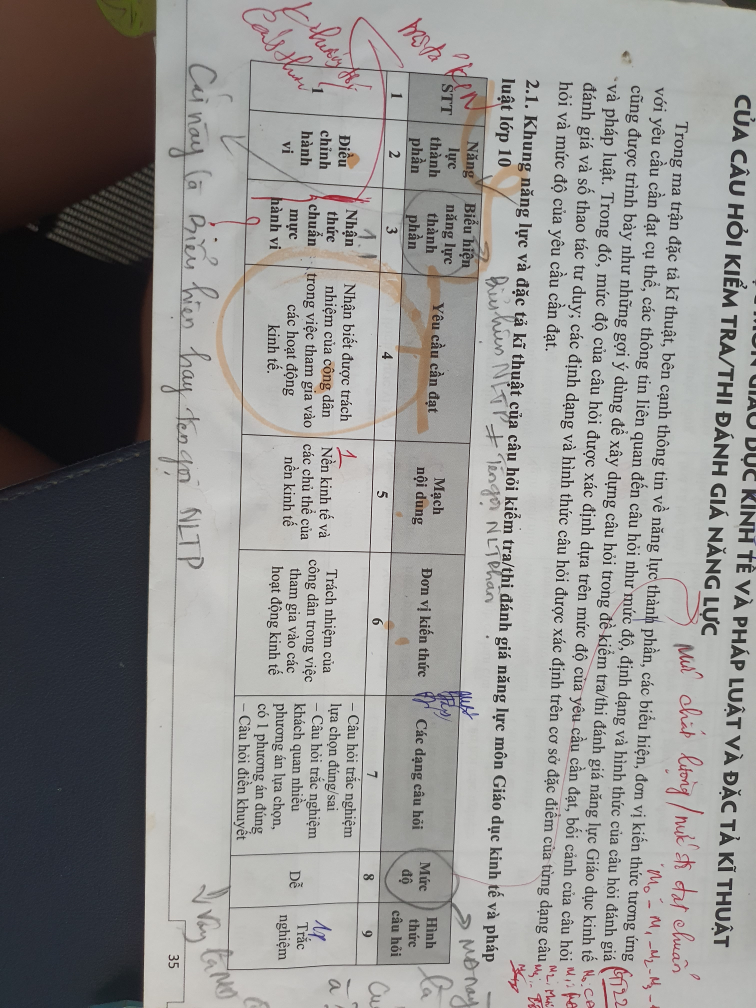
#> input picture 1.jpg, 3024 x 4032 px (shown at 1/4 size); its folder holds only this picture in this run
$ python extract_tables.py
#> lines starting #> are read from the running program, lines starting #| are printed output that depends on the picture; after the words box and inside, x2 and y2 are one past the last pixel; in counts of white or black regions, pixels touching at a corner belong together
#!/usr/bin/env python3
"""
Extract PRINTED table data from 53 images of Vietnamese education documents.
Filters out handwritten annotations (pen marks in red/blue/black ink).
Images are organized by class: Lớp 10 (1-16), Lớp 11 (17-35), Lớp 12 (36-53)
Table structure: 9 columns
"""

import pytesseract
from PIL import Image, ImageEnhance, ImageFilter
import pandas as pd
import numpy as np
from openpyxl import Workbook
from openpyxl.styles import Font, Alignment, Border, Side, PatternFill
from openpyxl.utils import get_column_letter
import cv2
import os
import re

IMG_DIR = os.path.dirname(os.path.abspath(__file__))

# Class boundaries (determined from OCR scan)
CLASS_RANGES = {
    "Lớp 10": (1, 16),
    "Lớp 11": (17, 35),
    "Lớp 12": (36, 53),
}

# Table column headers
HEADERS = [
    "STT",
    "Năng lực thành phần",
    "Biểu hiện năng lực thành phần",
    "Yêu cầu cần đạt",
    "Mạch nội dung",
    "Đơn vị kiến thức",
    "Các dạng câu hỏi",
    "Mức độ",
    "Hình thức câu hỏi",
]

# OCR confidence threshold: higher = stricter filtering of handwritten text
# Printed text typically scores 60+, handwritten scores below 40
CONFIDENCE_THRESHOLD = 40

# Maximum text truncation for Excel cells
MAX_CELL_TEXT = 5000
MAX_RAW_TEXT = 32000


def remove_colored_ink(image_path):
    """Remove colored (red/blue) pen marks while preserving printed black text."""
    img = cv2.imread(image_path)
    if img is None:
        return None
    hsv = cv2.cvtColor(img, cv2.COLOR_BGR2HSV)

    # Red ink in HSV space (two ranges since red wraps around 0/180)
    mask_red1 = cv2.inRange(hsv, np.array([0, 70, 70]), np.array([15, 255, 255]))
    mask_red2 = cv2.inRange(hsv, np.array([165, 70, 70]), np.array([180, 255, 255]))
    # Blue ink
    mask_blue = cv2.inRange(hsv, np.array([95, 70, 70]), np.array([140, 255, 255]))

    mask_ink = mask_red1 | mask_red2 | mask_blue

    # Dilate to cover ink edges/bleed
    kernel = cv2.getStructuringElement(cv2.MORPH_ELLIPSE, (5, 5))
    mask_ink = cv2.dilate(mask_ink, kernel, iterations=1)

    # Replace colored ink with white
    cleaned = img.copy()
    cleaned[mask_ink > 0] = [255, 255, 255]
    return cleaned


def preprocess_for_ocr(cv_img, contrast=1.5):
    """Convert OpenCV image to enhanced PIL image for OCR."""
    rgb = cv2.cvtColor(cv_img, cv2.COLOR_BGR2RGB)
    pil_img = Image.fromarray(rgb)
    gray = pil_img.convert('L')
    enhancer = ImageEnhance.Contrast(gray)
    enhanced = enhancer.enhance(contrast)
    enhanced = enhanced.filter(ImageFilter.SHARPEN)
    return enhanced


# [66 lines left out: functions is_garbage, clean_text, get_word_data, not called in this run]


def get_raw_printed_text(cv_img):
    """Get raw OCR text from cleaned image, picking the best result."""
    best = ""
    best_word_count = 0

    # Try PSM 3 (auto) and PSM 4 (column) — PSM 6 gives too much noise on photos
    for psm in [3, 4]:
        for contrast in [1.5, 1.2, 1.0]:
            enhanced = preprocess_for_ocr(cv_img, contrast=contrast)
            text = pytesseract.image_to_string(
                enhanced, lang='vie', config=f'--psm {psm}'
            )
            # Count real words (3+ chars, mostly alphabetical)
            words = [
                w for w in text.split()
                if len(w) >= 3 and sum(c.isalpha() for c in w) / len(w) > 0.5
            ]
            if len(words) > best_word_count:
                best = text
                best_word_count = len(words)

    # Clean line by line
    lines = best.split('\n')
    cleaned_lines = []
    for line in lines:
        line = clean_text(line)
        if line and not is_garbage(line):
            cleaned_lines.append(line)
    return '\n'.join(cleaned_lines)


# [81 lines left out: functions detect_column_boundaries, assign_to_columns, group_into_rows, merge_row_cells, not called in this run]


def extract_table(image_path):
    """
    Main extraction: clean image, detect table, OCR cells.
    Returns (table_rows, raw_text).
    """
    # Step 1: Remove colored ink (handwriting)
    cv_img = remove_colored_ink(image_path)
    if cv_img is None:
        return [], ""

    h, w = cv_img.shape[:2]

    # Step 2: Get raw text for reference
    raw_text = get_raw_printed_text(cv_img)

    # Step 3: Get word-level OCR data
    tsv = get_word_data(cv_img, w, h)
    if len(tsv) == 0:
        return [], raw_text

    tsv['text'] = tsv['text'].astype(str)

    # Step 4: Detect column boundaries
    col_bounds = detect_column_boundaries(cv_img)

    if col_bounds is not None and len(col_bounds) >= 8:
        tsv = assign_to_columns(tsv, col_bounds, w)
    else:
        # Fallback: approximate column positions for the 9-column table
        fracs = [0.0, 0.04, 0.10, 0.17, 0.38, 0.49, 0.62, 0.80, 0.88, 1.0]
        col_bounds = [int(f * w) for f in fracs]
        tsv = assign_to_columns(tsv, col_bounds, w)

    if tsv is None:
        return [], raw_text

    # Step 5: Group into rows and merge
    rows = group_into_rows(tsv)
    num_cols = max(tsv['col_idx'].max() + 1, 9)

    table_rows = []
    for row_indices in rows:
        cells = merge_row_cells(tsv, row_indices, num_cols)
        row_list = [cells.get(i, '') for i in range(num_cols)]
        # Keep row only if it has meaningful content
        meaningful = [r for r in row_list if r and len(r) > 1]
        if meaningful:
            table_rows.append(row_list)

    return table_rows, raw_text


def process_all_images():
    """Process all 53 images, organized by class."""
    all_data = {}

    for class_name, (start, end) in CLASS_RANGES.items():
        print(f"\n{'='*60}")
        print(f"Processing {class_name} (images {start}-{end})")
        print(f"{'='*60}")

        class_data = []
        for i in range(start, end + 1):
            path = os.path.join(IMG_DIR, f"{i}.jpg")
            if not os.path.exists(path):
                print(f"  ⚠ {i}.jpg not found, skipping")
                continue

            print(f"  Processing {i}.jpg ...", end=" ", flush=True)
            try:
                table_rows, raw_text = extract_table(path)
#> in remove_colored_ink, img is the input picture: shape (4032, 3024, 3); mean B, G, R 142.7, 144.2, 145.3
#> in remove_colored_ink, `hsv = cv2.cvtColor(img, cv2.COLOR_BGR2HSV)`: hsv: shape (4032, 3024, 3); mean H, S, V 54.5, 20.7, 147.6
#> in remove_colored_ink, `mask_red1 = cv2.inRange(hsv, np.array([0, 70, 70]), np.array([15, 255,..`:
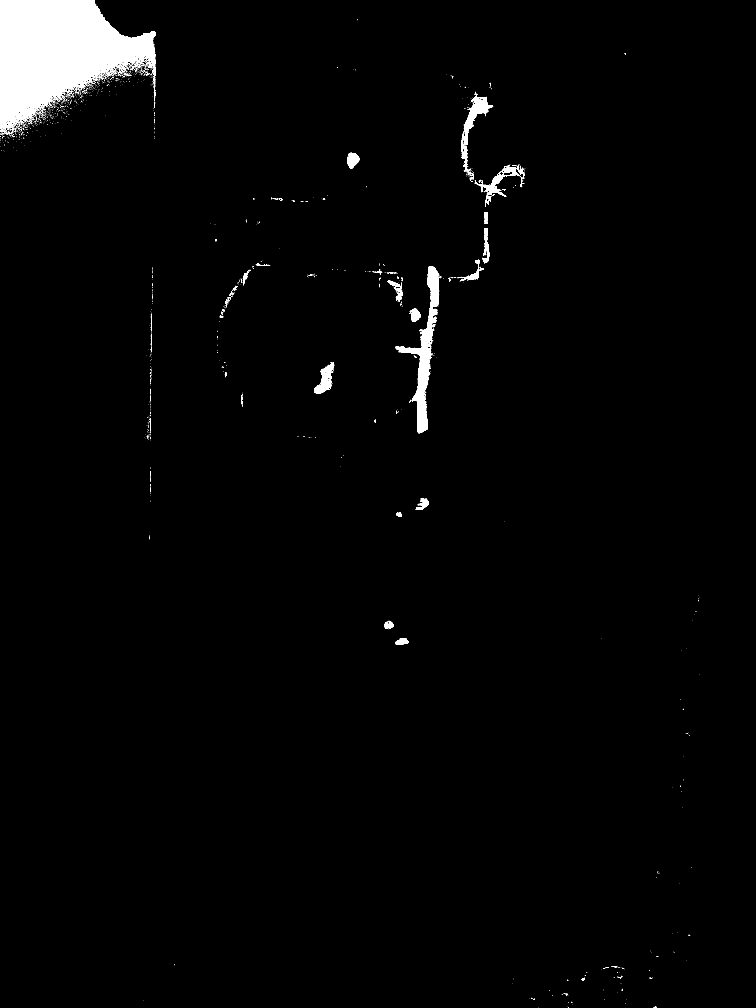
#> mask_red1: shape (4032, 3024) (shown at 1/4 size); 2% white; 2156 white regions (2031 under 20 px), largest, box (x1, y1, x2, y2) and area: (0, 0, 623, 523) 182595, (1596, 1102, 1766, 1733) 23964, (1845, 375, 1973, 700) 8412
#> in remove_colored_ink, `mask_red2 = cv2.inRange(hsv, np.array([165, 70, 70]), np.array([180, 2..`:
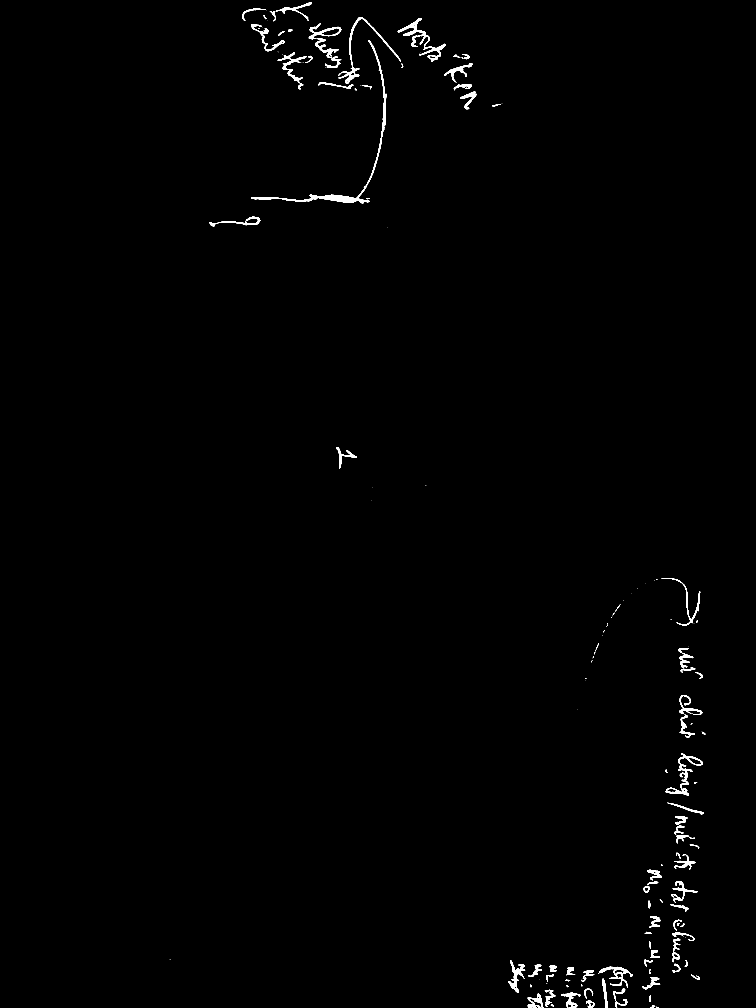
#> mask_red2: shape (4032, 3024) (shown at 1/4 size); 0.64% white; 172 white regions (71 under 20 px), largest, box (x1, y1, x2, y2) and area: (1087, 160, 1545, 813) 8778, (1354, 68, 1604, 335) 4018, (2662, 3013, 2812, 3182) 3573
#> in remove_colored_ink, `mask_blue = cv2.inRange(hsv, np.array([95, 70, 70]), np.array([140, 25..`:
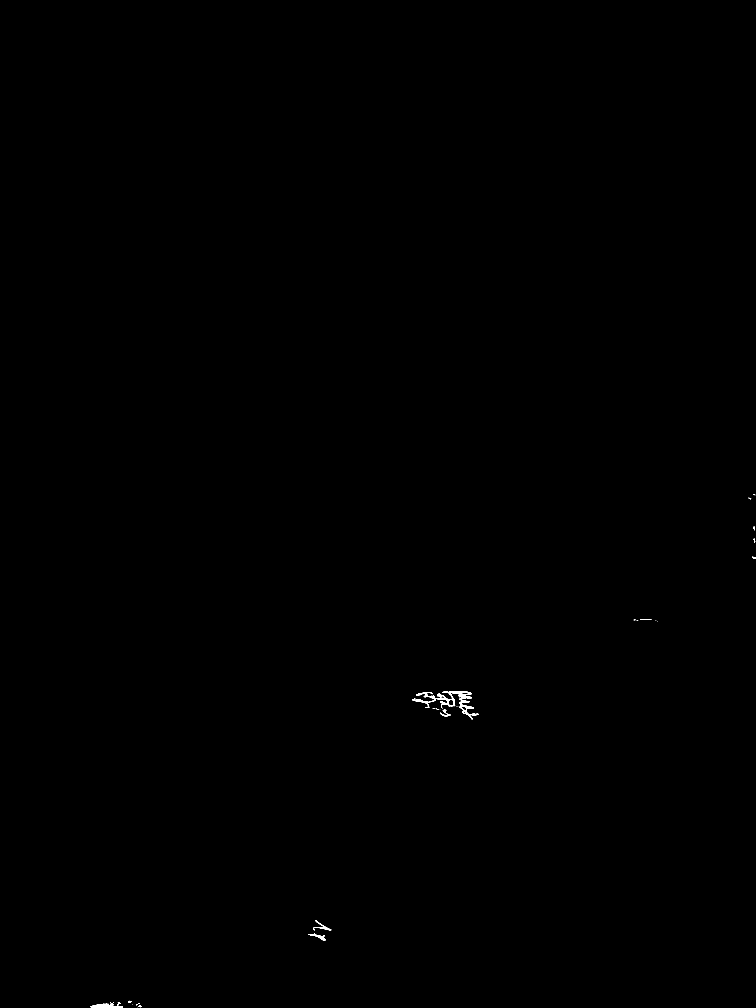
#> mask_blue: shape (4032, 3024) (shown at 1/4 size); 0.07% white; 66 white regions (48 under 20 px), largest, box (x1, y1, x2, y2) and area: (1746, 2765, 1915, 2878) 3554, (1649, 2768, 1745, 2832) 1320, (364, 4014, 492, 4032) 1292
#> in remove_colored_ink, `mask_ink = mask_red1 | mask_red2 | mask_blue`: mask_ink: shape (4032, 3024); 2.7% white; 2226 white regions (2003 under 20 px), largest, box (x1, y1, x2, y2) and area: (0, 0, 623, 523) 182595, (1596, 1102, 1766, 1733) 23964, (1840, 365, 2004, 700) 9987
#> in remove_colored_ink, `mask_ink = cv2.dilate(mask_ink, kernel, iterations=1)`:
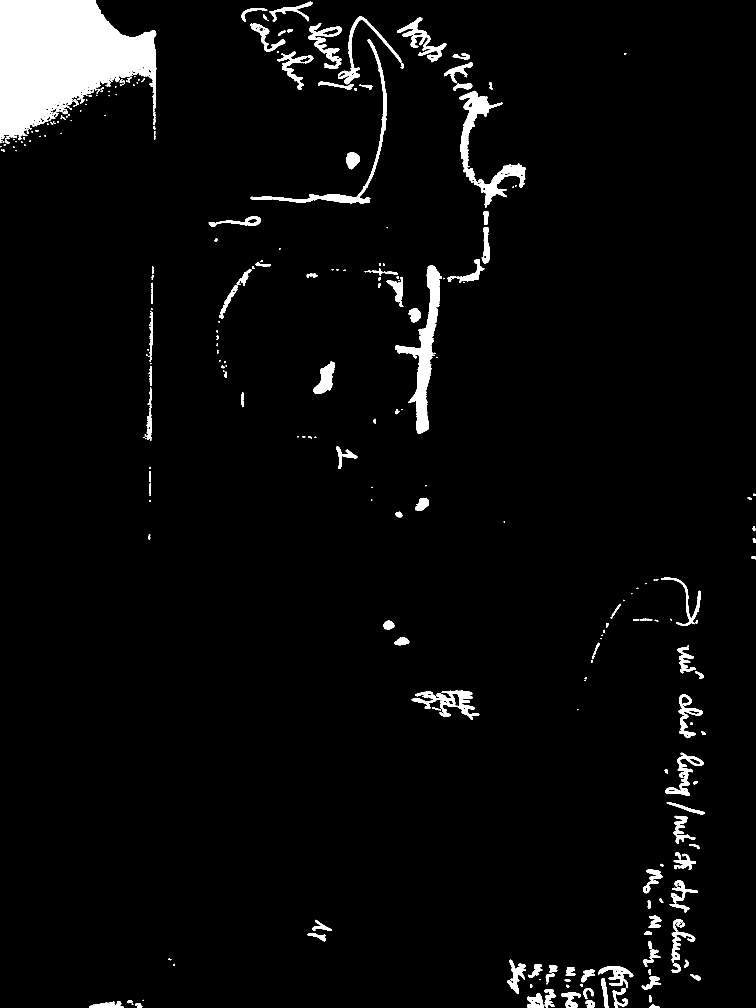
#> mask_ink: shape (4032, 3024) (shown at 1/4 size); 3.8% white; 361 white regions (93 under 20 px), largest, box (x1, y1, x2, y2) and area: (0, 0, 625, 555) 221228, (1580, 1062, 1768, 1735) 31476, (1003, 158, 1547, 815) 14726
#> in remove_colored_ink, `cleaned[mask_ink > 0] = [255, 255, 255]`:
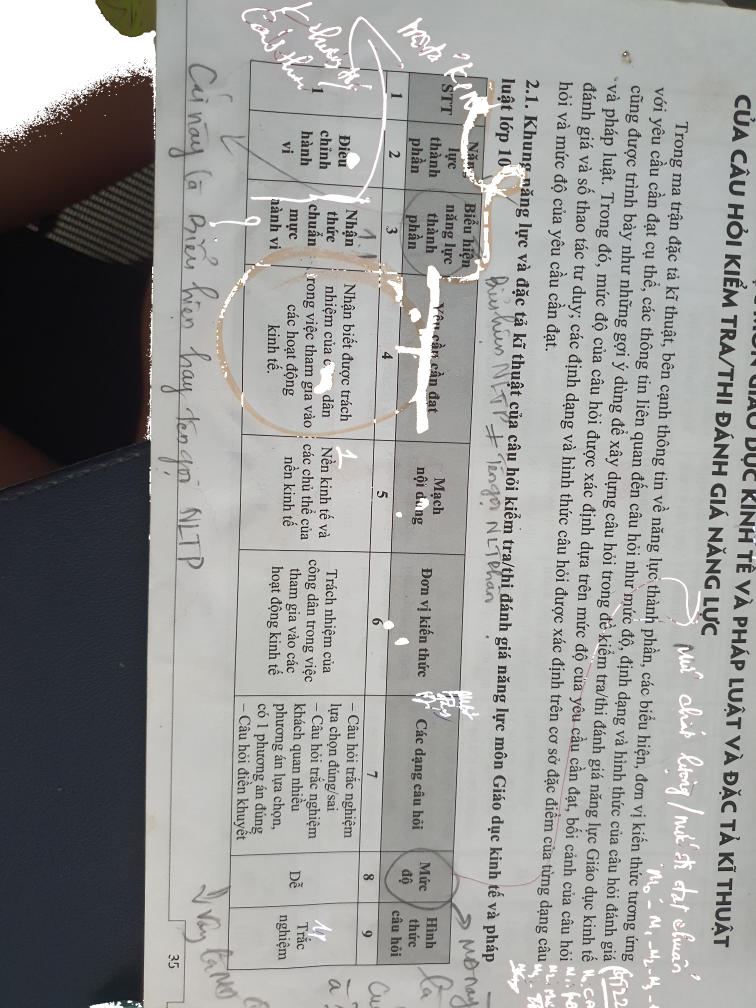
#> cleaned: shape (4032, 3024, 3) (shown at 1/4 size); mean B, G, R 149.6, 150.8, 150.7
#> the loop in get_raw_printed_text, `for psm in [3, 4]:` made 1 pass
#> pass 1, in preprocess_for_ocr, `enhanced = enhancer.enhance(contrast)`:
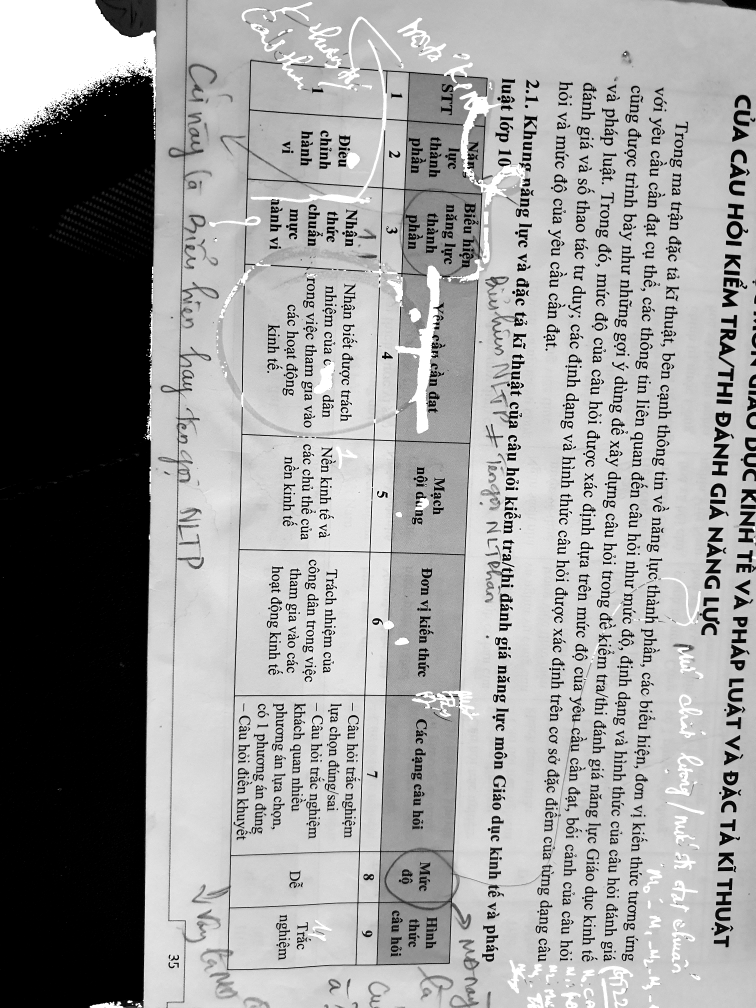
#> enhanced: PIL image 3024x4032 L (shown at 1/4 size); min 0, max 255, mean 152.8
#> after the loop in get_raw_printed_text, `for psm in [3, 4]:`: best = ''; best_word_count = 0
                class_data.append({
                    'image': i,
                    'table_rows': table_rows,
                    'raw_text': raw_text,
                })
                print(f"→ {len(table_rows)} rows")
            except Exception as e:
                print(f"ERROR: {e}")
                class_data.append({
                    'image': i,
                    'table_rows': [],
                    'raw_text': f"ERROR: {e}",
                })

        all_data[class_name] = class_data
    return all_data


# [102 lines left out: function write_excel, not called in this run]


if __name__ == "__main__":
    output_path = os.path.join(IMG_DIR, "extracted_data.xlsx")

    print("Starting OCR extraction (printed text only)...")
    print(f"Output: {output_path}\n")

#> (the run stopped early here; a loop or call above may not have finished)
